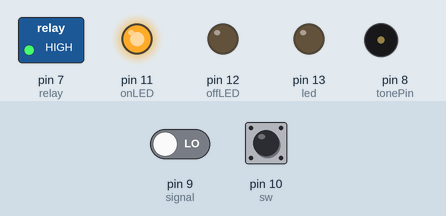
Simulated run of this sketch. Board: Arduino Uno, built with avr-gcc and run on an emulated ATmega328P. On the bench: switched loads named in the sketch (green lamp = pin HIGH), output pins drawn as LEDs (lit = HIGH), buzzer (waves = sounding). The inputs (shaded band) are chosen by the test bench; at power-on: pin 9 (signal) LOW, pin 10 (sw) HIGH. What the sketch prints to the serial monitor is not drawn.

Above: at 1.2 s.
1.3 s: pin 9 (signal) driven HIGH
At 1.49 s:
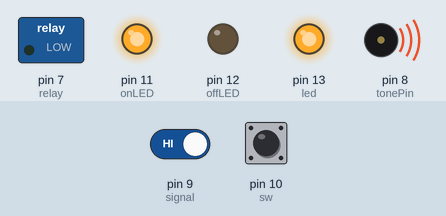
4.3 s: pin 10 (sw) pulled LOW for 0.15 s
At 5.1 s:
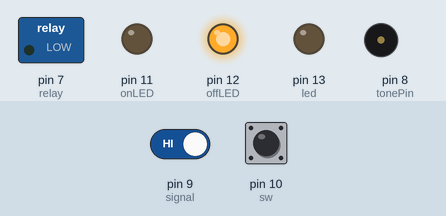
5.9 s: pin 10 (sw) pulled LOW for 1 s
At 7.11 s:
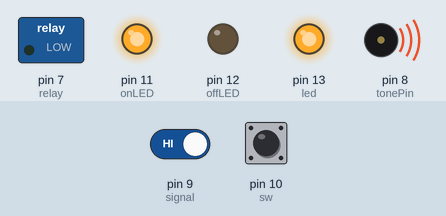
9.2 s: pin 10 (sw) pulled LOW for 3.2 s
At 13.0 s:
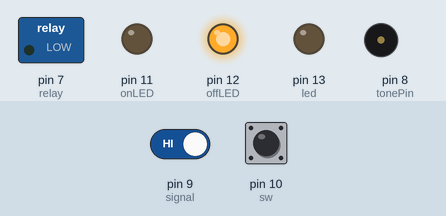
Timing chart, 0 to 14.5 s (numbered marks = the images above; inputs shaded):
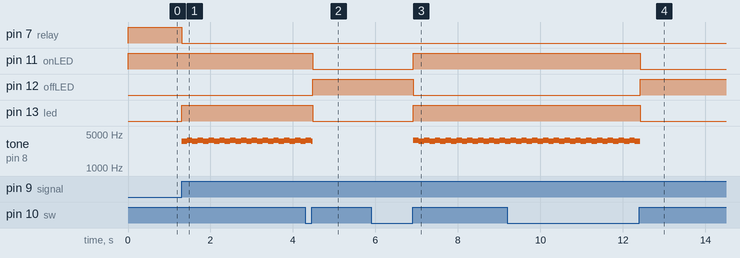

Measured:
- after the input at 1.3 s, pin 7 (relay): HIGH → LOW at once; pin 13 (led): LOW → HIGH at once; tone on pin 8 (tonePin): alternates 3729 Hz for 0.13 s and 3520 Hz for 0.13 s, starting at once
- after the input at 4.3 s, pin 11 (onLED), pin 13 (led): HIGH → LOW after 0.17 s; pin 12 (offLED): LOW → HIGH after 0.17 s
- after the input at 5.9 s, pin 11 (onLED), pin 13 (led): LOW → HIGH after 1.0 s; pin 12 (offLED): HIGH → LOW after 1.0 s; tone on pin 8 (tonePin): alternates 3729 Hz for 0.13 s and 3520 Hz for 0.13 s, starting after 1.0 s
- after the input at 9.2 s, pin 11 (onLED), pin 13 (led): HIGH → LOW after 3.2 s; pin 12 (offLED): LOW → HIGH after 3.2 s

The sketch:

PIR_Sensor.ino
```cpp
#include <Bounce.h>
#include <pitches.h>

const int signal = 9;
const int led = 13;
const int sw = 10; // on/off switchitch
const int onLED = 11;
const int offLED = 12;
const int tonePin = 8;
const int relay = 7;

boolean initialized = false;
int state = HIGH; // state of the shield, on or off

// Instantiate a Debounce object with a 20 millisecond debounce time
Bounce bouncer = Bounce(sw, 20);

void setup()
{
  // initialize the serial communications:
  Serial.begin(9600);

  pinMode(signal, INPUT);
  pinMode(sw, INPUT);
  pinMode(led, OUTPUT);
  pinMode(onLED, OUTPUT);
  pinMode(offLED, OUTPUT);
  pinMode(relay, OUTPUT);
  digitalWrite(led, LOW);
}

int noteIndex = 0;
const int noteCount = 2;
//int notes[noteCount] = {NOTE_F7,NOTE_FS7, NOTE_A7, NOTE_AS7};
int notes[noteCount] = {
  NOTE_A7, NOTE_AS7};

void loop(){
  if(initialized){
    if ( bouncer.update() ) {
      if ( bouncer.read() == HIGH) {
        if ( state == LOW ) {
          state = HIGH;
        }
        else {
          state = LOW;
          digitalWrite(led, LOW);
          noTone(tonePin);
        }
        digitalWrite(onLED, state);
        digitalWrite(offLED, 1-state);
      }
    }
    if(state == LOW){
      return;
    }
    int val = digitalRead(signal);
    if(val == 1){
      if(playTone(notes[noteIndex], 10)){
        noteIndex++;
        if(noteIndex >= noteCount){
          noteIndex=0;
        }
      }
      digitalWrite(led, HIGH);
      digitalWrite(relay, LOW);
    }
    else {
      digitalWrite(led, LOW);
      digitalWrite(relay, HIGH);
      noTone(tonePin);
    }
  }
  else {
    initialized = true;
    digitalWrite(onLED, HIGH);
    digitalWrite(offLED, LOW);
    noTone(tonePin);
    digitalWrite(led, LOW);
    digitalWrite(relay, LOW);
  }
}

long noteStartTime = -1;

boolean playTone(int note, int noteDuration){
  // to calculate the note duration, take one second
  // divided by the note type.
  //e.g. quarter note = 1000 / 4, eighth note = 1000/8, etc.

  int duration = 1000/noteDuration;
  tone(tonePin, note,duration);

  // to distinguish the notes, set a minimum time between them.
  // the note's duration + 30% seems to work well:
  if(noteStartTime == -1){
    noteStartTime = millis();
    return false;
  }
  else if(noteStartTime !=-1 && millis() - noteStartTime >= duration * 1.3){
    noTone(tonePin);
    noteStartTime = -1;
  }
  else {
    Serial.println(false);
    return false;
  }
  return true;
}
```
